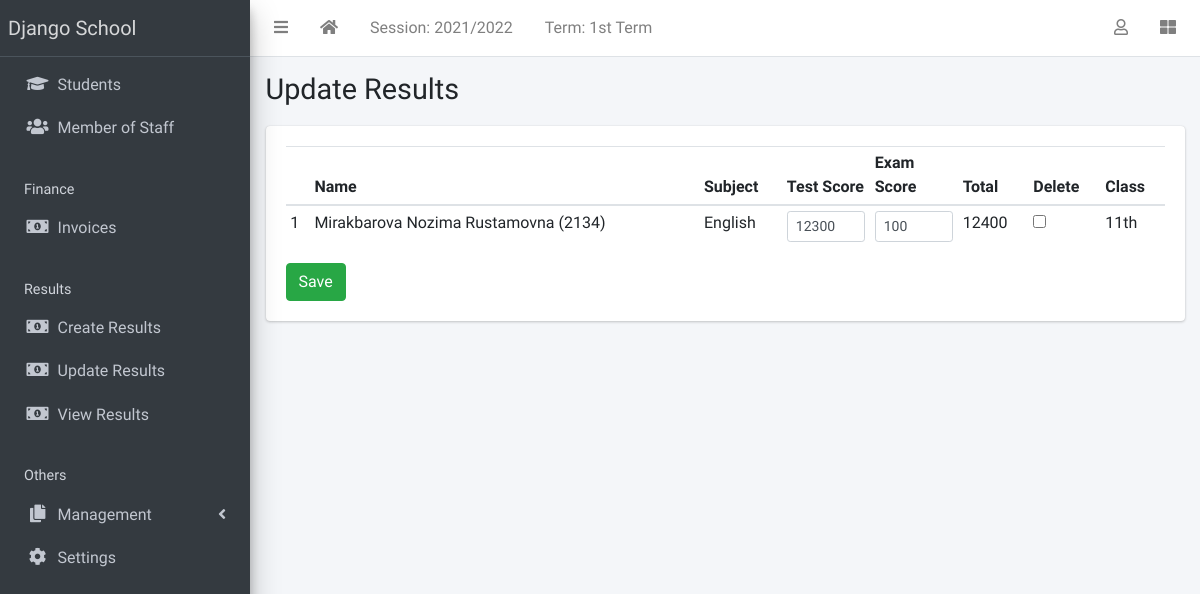
The app's page /result/edit-results/ (signed in), older data.
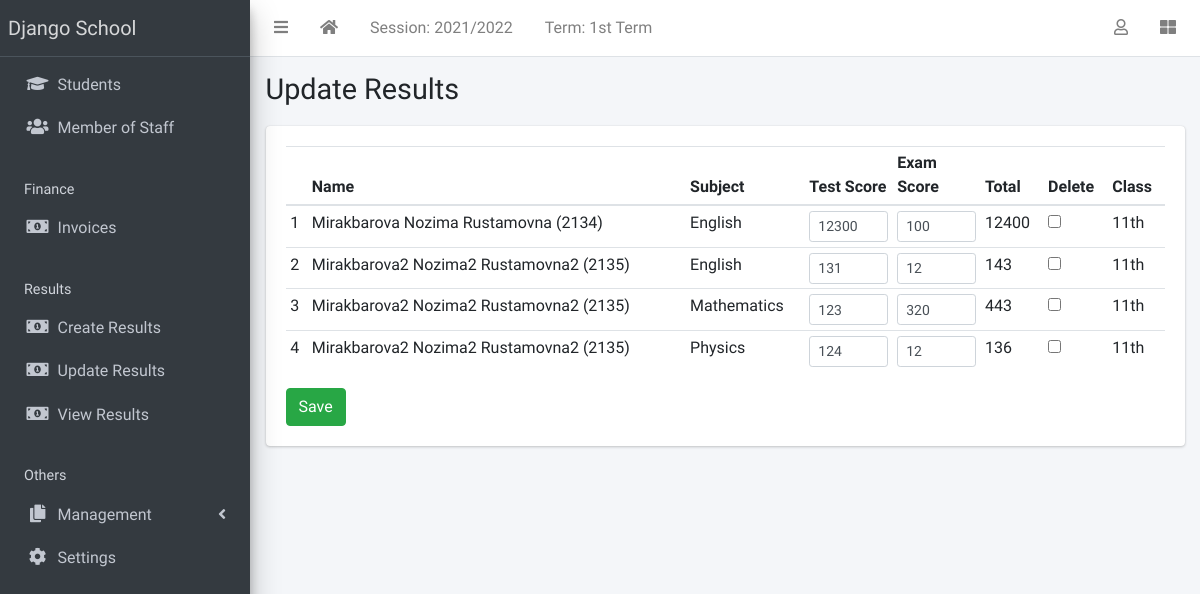
The same page, newer data.
### apps/result/models.py (models this page shows, shortened)
class Result(models.Model):
    student = models.ForeignKey(Student, on_delete=models.CASCADE)
    session = models.ForeignKey(AcademicSession, on_delete=models.CASCADE)
    term = models.ForeignKey(AcademicTerm, on_delete=models.CASCADE)
    current_class = models.ForeignKey(StudentClass, on_delete=models.CASCADE)
    subject = models.ForeignKey(Subject, on_delete=models.CASCADE)
    test_score = models.IntegerField(default=0)
    exam_score = models.IntegerField(default=0)
    class Meta:
        ordering = ["subject"]
    def total_score(self):
        return self.test_score + self.exam_score

### apps/students/models.py (models this page shows, shortened)
class Student(models.Model):
    STATUS_CHOICES = [("active", "Active"), ("inactive", "Inactive")]
    GENDER_CHOICES = [("male", "Male"), ("female", "Female")]
    current_status = models.CharField(
        max_length=10, choices=STATUS_CHOICES, default="active"
    )
    registration_number = models.CharField(max_length=200, unique=True)
    surname = models.CharField(max_length=200)
    firstname = models.CharField(max_length=200)
    other_name = models.CharField(max_length=200, blank=True)
    gender = models.CharField(max_length=10, choices=GENDER_CHOICES, default="male")
    date_of_birth = models.DateField(default=timezone.now)
    current_class = models.ForeignKey(
        StudentClass, on_delete=models.SET_NULL, blank=True, null=True
    )
    date_of_admission = models.DateField(default=timezone.now)
    mobile_num_regex = RegexValidator(
        regex="^[0-9]{10,15}$", message="Entered mobile number isn't in a right format!"
    )
    parent_mobile_number = models.CharField(
        validators=[mobile_num_regex], max_length=13, blank=True
    )
    address = models.TextField(blank=True)
    others = models.TextField(blank=True)
    passport = models.ImageField(blank=True, upload_to="students/passports/")
    class Meta:
        ordering = ["surname", "firstname", "other_name"]
    def __str__(self):
        return f"{self.surname} {self.firstname} {self.other_name} ({self.registration_number})"

### apps/corecode/models.py (models this page shows)
class Subject(models.Model):
    name = models.CharField(max_length=200, unique=True)
    class Meta:
        ordering = ["name"]
    def __str__(self):
        return self.name

class StudentClass(models.Model):
    name = models.CharField(max_length=200, unique=True)
    class Meta:
        verbose_name = "Class"
        verbose_name_plural = "Classes"
        ordering = ["name"]
    def __str__(self):
        return self.name

### apps/result/views.py (the view)
# urls.py: path("edit-results/", edit_results, name="edit-results"),
@login_required
def edit_results(request):
    if request.method == "POST":
        form = EditResults(request.POST)
        if form.is_valid():
            form.save()
            messages.success(request, "Results successfully updated")
            return redirect("edit-results")
    else:
        results = Result.objects.filter(
            session=request.current_session, term=request.current_term
        )
        form = EditResults(queryset=results)
    return render(request, "result/edit_results.html", {"formset": form})

### apps/corecode/context_processors.py (called while the page is built)
def site_defaults(request):
    current_session = AcademicSession.objects.get(current=True)
    current_term = AcademicTerm.objects.get(current=True)
    vals = SiteConfig.objects.all()
    contexts = {
        "current_session": current_session.name,
        "current_term": current_term.name,
    }
    for val in vals:
        contexts[val.key] = val.value
    return contexts

### apps/result/templates/result/edit_results.html (shortened to what this page needs)
{% extends 'base.html' %}
{% load widget_tweaks %}
{% block title %}
Update Results
{% endblock title %}
{% block content %}
<form method="POST">
  <table id="studenttable" class="table table-sm">
    <thead>
      <tr>
        <th></th>
        <th>Name</th>
        <th>Subject</th>
        <th>Test Score</th>
        <th>Exam Score</th>
        <th>Total</th>
        <th>Delete</th>
        <th>Class</th>
      </tr>
    </thead>
    <tbody>
      {% for form in formset %}
        <tr>
          <td>{{forloop.counter }}</td>
          <td>{{form.instance.student }}</td>
          <td>{{form.instance.subject}}</td>
          <td style="width: 10%;">{{form.test_score | add_class:"form-control form-control-sm"}}</td>
          <td style="width: 10%;">{{form.exam_score | add_class:"form-control form-control-sm"}}</td>
          <td>{{form.instance.total_score}}</td>
          <td>{{form.DELETE}}</td>
          <td>{{form.instance.current_class}}</td>
        </tr>
      {% endfor %}
    </tbody>
  </table>
  <input type="submit" class="btn btn-success" value="Save">
  </form>
{% endblock content %}

Row changes from the older to the newer data that the page shows:
added Result: instance.student "Mirakbarova2 Nozima2 Rustamovna2 (2135)", instance.subject "English", instance.total_score "143", instance.current_class "11th"
added Result: instance.student "Mirakbarova2 Nozima2 Rustamovna2 (2135)", instance.subject "Mathematics", instance.total_score "443", instance.current_class "11th"
added Result: instance.student "Mirakbarova2 Nozima2 Rustamovna2 (2135)", instance.subject "Physics", instance.total_score "136", instance.current_class "11th"
Text that changed along with them:
new list line: "2 131 12 ☐"
new list line: "3 123 320 ☐"
new list line: "4 124 12 ☐"
